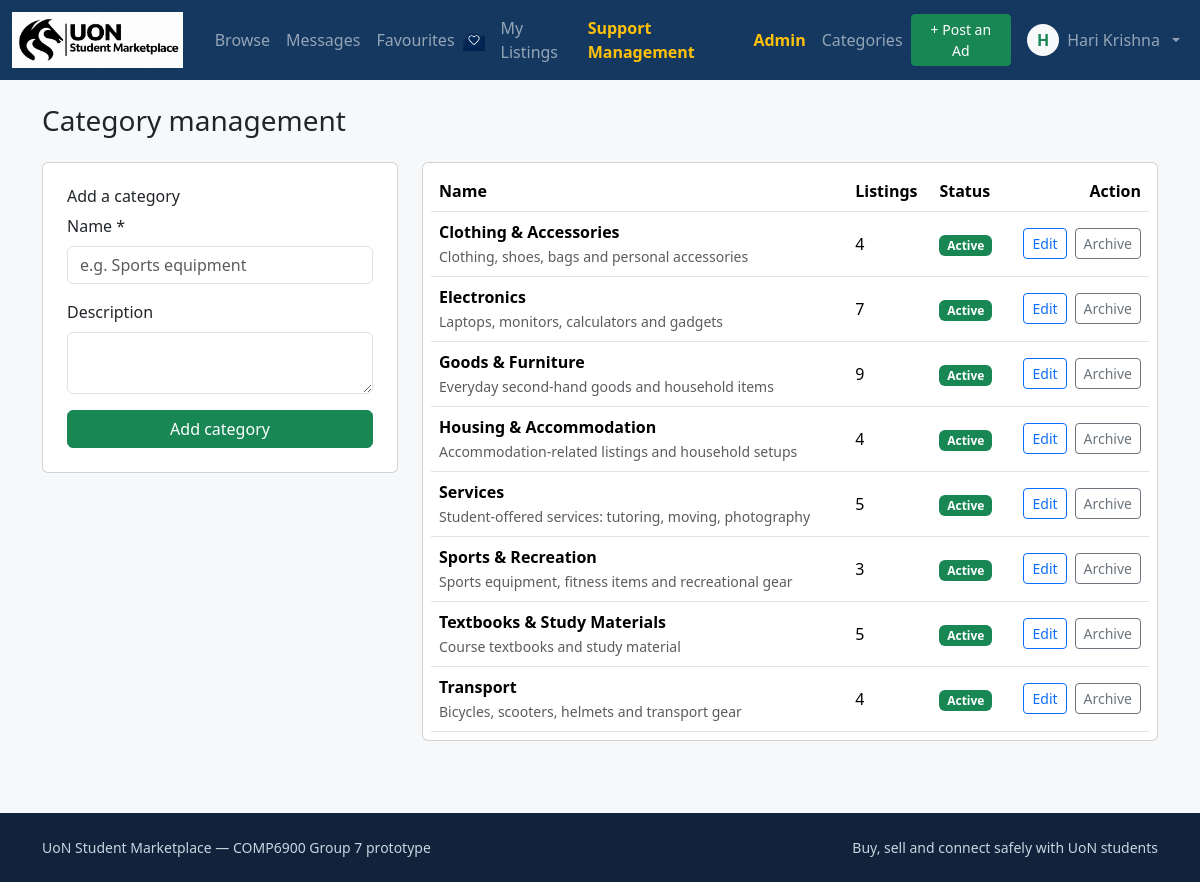
The page /admin/categories (signed in) on the database its author committed.
### tables this page shows
CREATE TABLE users (
    user_id        INTEGER PRIMARY KEY AUTOINCREMENT,
    email          TEXT NOT NULL UNIQUE,
    password_hash  TEXT NOT NULL,                -- PBKDF2-SHA256, never plain text
    first_name     TEXT NOT NULL,
    last_name      TEXT NOT NULL,
    phone          TEXT,
    role           TEXT NOT NULL DEFAULT 'student'
                   CHECK (role IN ('student', 'admin')),
    status         TEXT NOT NULL DEFAULT 'active'
                   CHECK (status IN ('active', 'suspended')),
    created_at     TEXT NOT NULL
, profile_photo TEXT);

CREATE TABLE categories (
    category_id   INTEGER PRIMARY KEY AUTOINCREMENT,
    name          TEXT NOT NULL UNIQUE,
    description   TEXT,
    is_archived   INTEGER NOT NULL DEFAULT 0      -- 0 active, 1 archived (hidden)
);

### app/views/admin.py (the view, shortened to what this page needs)
@bp.route("/categories", methods=["GET", "POST"])
@admin_required
def categories():
    db_conn = db.get_db()
    rows = db_conn.query(
        """
        SELECT c.*,
               (SELECT COUNT(*) FROM listings l
                WHERE l.category_id = c.category_id) AS listing_count
        FROM categories c
        ORDER BY c.is_archived, c.name
        """
    )
    return render_template("admin/categories.html", categories=rows)

### app/db.py (called while the page is built)
def _connect_sqlite(config):
    conn = sqlite3.connect(str(config["SQLITE_PATH"]))
    conn.row_factory = sqlite3.Row
    conn.execute("PRAGMA foreign_keys = ON")
    return conn

def get_db():
    if "db" not in g:
        g.db = Database(_connect_sqlite(current_app.config))
    return g.db

    def query(self, sql, params=(), one=False):
        cur = self.conn.cursor()
        cur.execute(sql, tuple(params))
        columns = [column[0] for column in cur.description] if cur.description else []
        rows = [dict(zip(columns, row)) for row in cur.fetchall()]
        cur.close()
        return rows[0] if (one and rows) else (None if one else rows)

### app/security.py (called while the page is built)
def current_user():
    if "user_id" not in session:
        return None
    if not hasattr(g, "_current_user"):
        g._current_user = get_db_user(session["user_id"])
        if g._current_user and g._current_user["status"] != "active":
            logout_user()
            g._current_user = None
    return g._current_user

def get_db_user(user_id):
    from .db import get_db
    return get_db().query(
        "SELECT * FROM users WHERE user_id = ?",
        (user_id,),
        one=True,
    )

def admin_required(view):
    @wraps(view)
    def wrapped(*args, **kwargs):
        user = current_user()
        if user is None:
            flash("Please log in to continue.", "warning")
            return redirect(url_for("auth.login", next=request.path))
        if user["role"] != "admin":
            abort(403)
        return view(*args, **kwargs)
    return wrapped

def generate_csrf_token():
    if "_csrf_token" not in session:
        session["_csrf_token"] = secrets.token_hex(32)
    return session["_csrf_token"]

### app/templates/admin/categories.html (shortened to what this page needs)
{% extends "base.html" %}
{% block content %}
<h1 class="h3 mb-4">Category management</h1>
<div class="row g-4">
    <div class="col-lg-4">
        <div class="card p-4">
            <h2 class="h6">Add a category</h2>
            <form method="post">
                <div class="mb-3">
                    <label for="category-name" class="form-label">Name *</label>
                    <input
                        type="text"
                        id="category-name"
                        name="name"
                        class="form-control"
                        required
                        minlength="2"
                        maxlength="50"
                        placeholder="e.g. Sports equipment"
                    >
                </div>
                <div class="mb-3">
                    <label for="category-description" class="form-label">Description</label>
                    <textarea
                        id="category-description"
                        name="description"
                        class="form-control"
                        rows="2"
                        maxlength="200"
                    ></textarea>
                </div>
                <button type="submit" class="btn btn-success w-100">
                    Add category
                </button>
            </form>
        </div>
    </div>
    <div class="col-lg-8">
        <div class="table-responsive card p-2">
            <table class="table table-hover align-middle mb-0">
                <thead>
                    <tr>
                        <th>Name</th>
                        <th>Listings</th>
                        <th>Status</th>
                        <th class="text-end">Action</th>
                    </tr>
                </thead>
                <tbody>
                    {% for c in categories %}
                    <tr>
                        <td>
                            <strong>{{ c.name }}</strong>
                            <br>
                            <span class="text-muted small">{{ c.description or '' }}</span>
                        </td>
                        <td>{{ c.listing_count }}</td>
                        <td>
                            {% if c.is_archived %}
                                <span class="badge bg-secondary">Archived</span>
                            {% else %}
                                <span class="badge bg-success">Active</span>
                            {% endif %}
                        </td>
                        <td class="text-end">
                            <div class="d-flex justify-content-end gap-2">
                                <a
                                    href="{{ url_for('admin.edit_category', category_id=c.category_id) }}"
                                    class="btn btn-sm btn-outline-primary"
                                >
                                    Edit
                                </a>
                                <form
                                    method="post"
                                    action="{{ url_for('admin.archive_category', category_id=c.category_id) }}"
                                >
                                    <button
                                        type="submit"
                                        class="btn btn-sm btn-outline-secondary"
                                    >
                                        {{ 'Restore' if c.is_archived else 'Archive' }}
                                    </button>
                                </form>
                            </div>
                        </td>
                    </tr>
                    {% else %}
                    <tr>
                        <td colspan="4" class="text-center text-muted py-4">
                            No categories available.
                        </td>
                    </tr>
                    {% endfor %}
                </tbody>
            </table>
        </div>
    </div>
</div>
{% endblock %}

### app/templates/base.html (shortened to what this page needs)
<!doctype html>
<html lang="en">
<head>
  <link
    href="https://cdn.jsdelivr.net/npm/bootstrap@5.3.3/dist/css/bootstrap.min.css"
    rel="stylesheet"
  >
  <link
    rel="stylesheet"
    href="{{ url_for('static', filename='css/style.css') }}"
  >
</head>
<body>
  <nav class="navbar navbar-expand-lg navbar-dark site-header sticky-top">
    <div class="container-fluid">
      <a
        class="navbar-brand d-flex align-items-center"
        href="{{ url_for('main.home') }}"
      >
        <img
          src="{{ url_for('static', filename='img/uon_logo.png') }}"
          alt="University of Newcastle"
          class="uon-logo"
        >
      </a>
      <div class="collapse navbar-collapse" id="nav">
        <ul class="navbar-nav me-auto mb-2 mb-lg-0">
          <li class="nav-item">
            <a class="nav-link" href="{{ url_for('main.browse') }}">
              Browse
            </a>
          </li>
          {% if session.get('user_id') %}
            <li class="nav-item">
              <a class="nav-link" href="{{ url_for('messages.inbox') }}">
                Messages
              </a>
            </li>
            <li class="nav-item">
              <a
  class="nav-link d-flex align-items-center gap-2"
  href="{{ url_for('favourites.index') }}"
>
  Favourites
  <img
    src="{{ url_for('static', filename='img/favourite.png') }}"
    alt=""
    width="22"
    height="22"
    style="object-fit: contain;"
  >
</a>
            </li>
            <li class="nav-item">
              <a class="nav-link" href="{{ url_for('listings.my_listings') }}">
                My Listings
              </a>
            </li>
            {% if current_user and current_user['role'] == 'admin' %}
              <li class="nav-item">
                <a
                  class="nav-link text-warning fw-semibold"
                  href="{{ url_for('support.admin_tickets') }}"
                >
                  Support Management
                </a>
              </li>
            {% else %}
              <li class="nav-item">
                <a class="nav-link" href="{{ url_for('support.tickets') }}">
                  Support
                </a>
              </li>
            {% endif %}
          {% endif %}
          {% if session.get('user_id') and current_user and current_user['role'] == 'admin' %}
            <li class="nav-item">
              <a
                class="nav-link text-warning fw-semibold"
                href="{{ url_for('admin.dashboard') }}"
              >
                Admin
              </a>
            </li>
            <li class="nav-item">
              <a
                class="nav-link"
                href="{{ url_for('admin.categories') }}"
              >
                Categories
              </a>
            </li>
          {% endif %}
        </ul>
        <ul class="navbar-nav ms-auto align-items-lg-center">
          {% if session.get('user_id') and current_user %}
            <li class="nav-item me-2">
              <a
                class="btn btn-success btn-sm px-3"
                href="{{ url_for('listings.create') }}"
              >
                + Post an Ad
              </a>
            </li>
            <li class="nav-item dropdown">
              <a
                class="nav-link dropdown-toggle d-flex align-items-center gap-2"
                href="#"
                data-bs-toggle="dropdown"
                aria-expanded="false"
              >
                {% if current_user['profile_photo'] %}
                  <img
                    src="{{ url_for('auth.profile_photo_file', filename=current_user['profile_photo']) }}"
                    alt="Profile"
                    class="rounded-circle"
                    style="width: 32px; height: 32px; object-fit: cover;"
                  >
                {% else %}
                  <span
                    class="rounded-circle bg-light text-success d-inline-flex align-items-center justify-content-center"
                    style="width: 32px; height: 32px; font-weight: 600;"
                    aria-hidden="true"
                  >
                    {{ current_user['first_name'][0]|upper }}
                  </span>
                {% endif %}
                <span>{{ current_user['first_name'] }}</span>
              </a>
            </li>
          {% endif %}
        </ul>
      </div>
    </div>
  </nav>
  <main class="container py-4">
    {% block content %}{% endblock %}
  </main>
  <footer class="site-footer mt-5 py-4">
    <div class="container d-flex flex-wrap justify-content-between">
      <span>UoN Student Marketplace — COMP6900 Group 7 prototype</span>
      <span>Buy, sell and connect safely with UoN students</span>
    </div>
  </footer>
</body>
</html>

### app/static/css/style.css (style rules this page uses)
:root { --uon-navy: #14385f; --uon-green: #009a44; }
body { background: #f6f8fa; min-height: 100vh; display: flex; flex-direction: column; }
main { flex: 1; }
.site-header { background: var(--uon-navy); }
.site-footer { background: #10233a; color: #c8d4e0; font-size: 0.875rem; }
.uon-logo { display: block; width: 180px; max-width: 100%; height: auto; object-fit: contain; }
.navbar-brand { padding: 0; margin-right: 24px; display: flex; align-items: center; }
.site-header { padding-top: 8px; padding-bottom: 8px; }
.site-header .navbar-nav { align-items: center; }
.site-header .nav-link { padding: 8px 12px; }

### rows shown on the page
users: first_name "H", first_name "Hari Krishna"
categories: name "Clothing & Accessories", description "Clothing, shoes, bags and personal accessories", listing_count "4", shows "Active", is_archived "Archive"
categories: name "Electronics", description "Laptops, monitors, calculators and gadgets", listing_count "7", shows "Active", is_archived "Archive"
categories: name "Goods & Furniture", description "Everyday second-hand goods and household items", listing_count "9", shows "Active", is_archived "Archive"
categories: name "Housing & Accommodation", description "Accommodation-related listings and household setups", listing_count "4", shows "Active", is_archived "Archive"
categories: name "Services", description "Student-offered services: tutoring, moving, photography", listing_count "5", shows "Active", is_archived "Archive"
categories: name "Sports & Recreation", description "Sports equipment, fitness items and recreational gear", listing_count "3", shows "Active", is_archived "Archive"
categories: name "Textbooks & Study Materials", description "Course textbooks and study material", listing_count "5", shows "Active", is_archived "Archive"
categories: name "Transport", description "Bicycles, scooters, helmets and transport gear", listing_count "4", shows "Active", is_archived "Archive"
